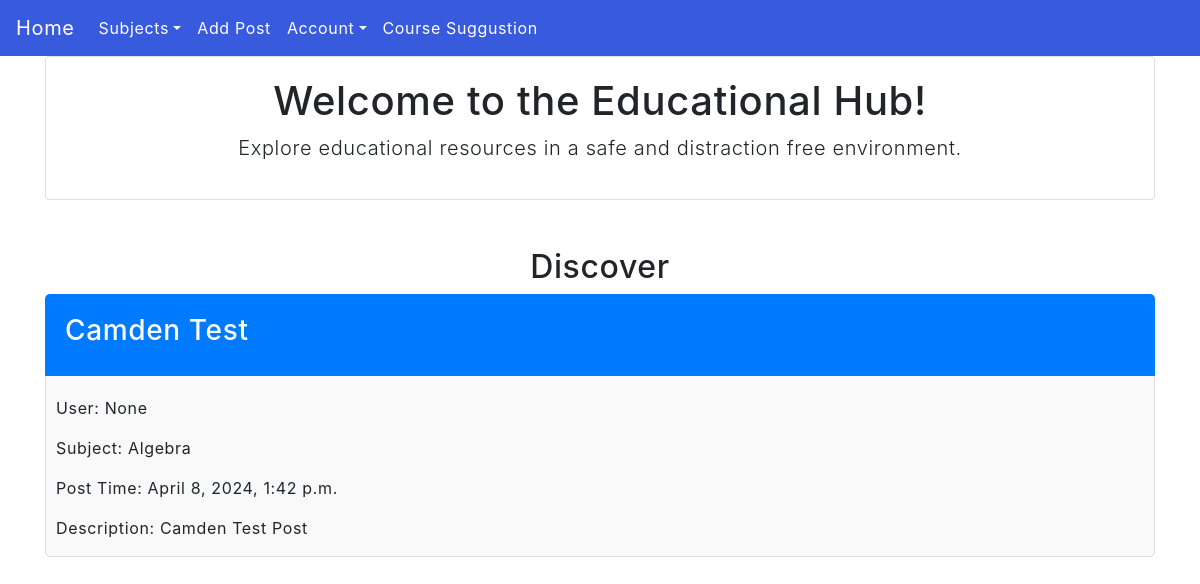
The app's page /, older data.
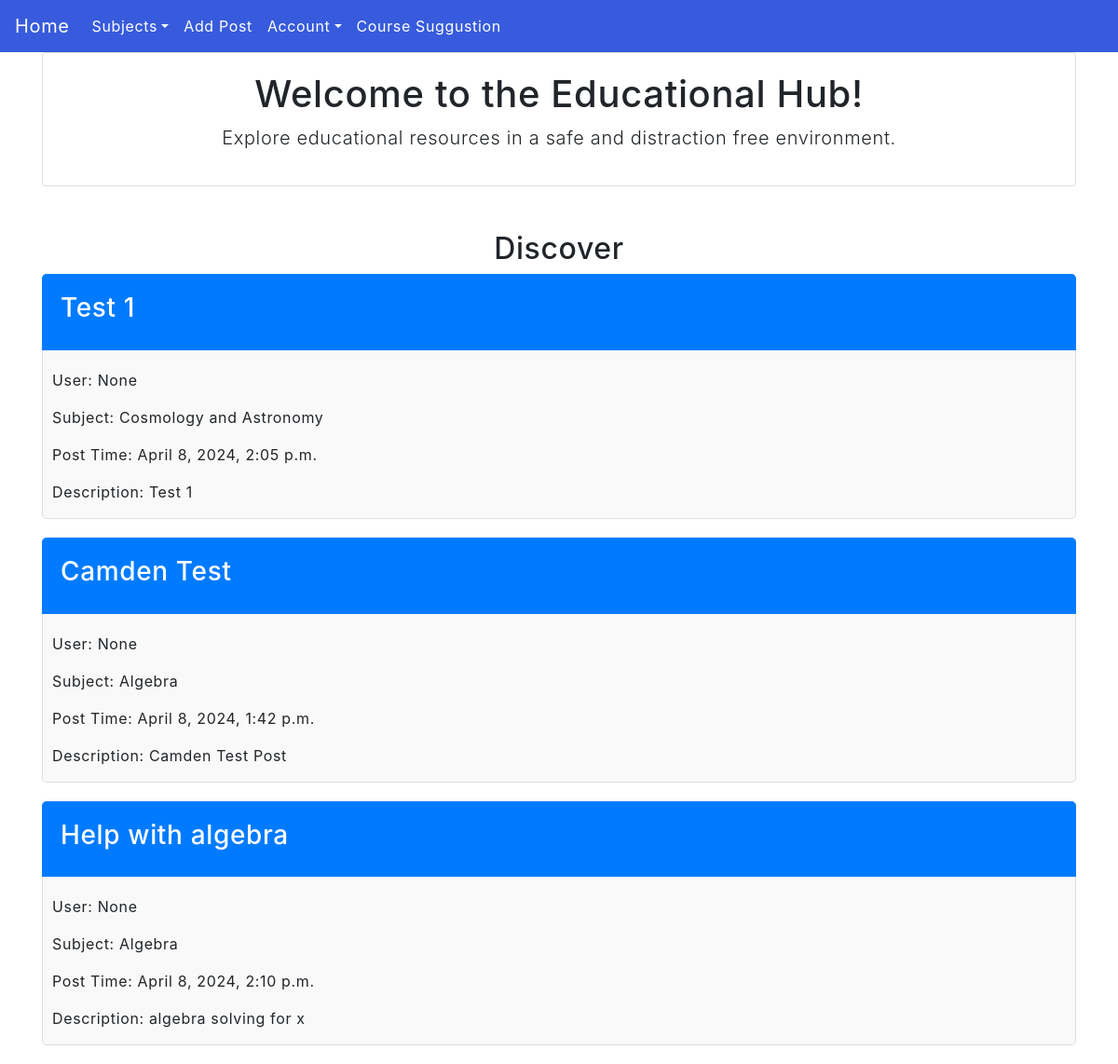
The same page, newer data.
### posts/models.py (models this page shows, shortened)
class Ticket(models.Model):
    user = models.ForeignKey(User, blank = True, null = True, on_delete = models.PROTECT)
    username = models.CharField("Username", max_length = 100, blank = True, null = True)
    title = models.CharField("Title", max_length = 100)
    time_of_post = models.DateTimeField("Time of Post",auto_now_add=True)
    post_description = models.CharField("Description", max_length = 500, null = True)
    pdf_file = models.FileField('PDF File', null = True, blank = True, validators=[FileExtensionValidator(allowed_extensions=['pdf', 'doc'])])
    video_file = models.FileField('Video File', null = True, blank = True, validators=[FileExtensionValidator(allowed_extensions=['mp4'])])
    video_website_address = models.URLField('Video Adress', null = True, blank = True)
    ticket_course = models.ForeignKey('Course', on_delete=models.CASCADE, null=True, blank=True)  # ForeignKey relationship with Course

class Course(models.Model):
    course_name = models.CharField("Course", max_length = 75)
    all_tickets = models.ManyToManyField(Ticket, null = True, blank=True)
    def __str__(self):
        return f" {self.course_name}"

### posts/views.py (the view)
# urls.py: path('', views.main, name = 'main'),
def main(request):
    ticketlist = Ticket.objects.all()
    random_tickets = random.sample(list(ticketlist), min(len(ticketlist), 5)) # Select up to 5 random tickets
    mysubjects = CoreSubject.objects.all().values()
    template = loader.get_template('main.html')
    context = {
        'mysubjects': mysubjects,
        'ticketlist': random_tickets,
    }
    return HttpResponse(template.render(context, request))

### posts/templates/main.html (shortened to what this page needs)
{% extends "master.html" %}
{% block content %}
<div class="container">
  <div class="card">
    <div class="card-body">
      <h1 class="text-center">Welcome to the Educational Hub!</h1>
      <p class="lead text-center">Explore educational resources in a safe and distraction free environment.</p>
    </div>
  </div>
  <h2 class="text-center mt-5">Discover</h2>
  {% for ticket in ticketlist %}
  <div class="ticket-item">
    <div class="ticket-title">
      <h3>{{ ticket.title }}</h3>
    </div>
    <div class="ticket-details">
      <p>User: {{ ticket.user }}</p>
      <p>Subject: {{ ticket.ticket_course }}</p>
      <p>Post Time: {{ ticket.time_of_post }}</p>
      <p>Description: {{ ticket.post_description }}</p>
    </div>
  </div>
  {% endfor %}
</div>
{% endblock %}

### posts/templates/master.html (shortened to what this page needs)
{% load static %}
<!DOCTYPE html>
<html>
<head>
  <link rel="stylesheet" href="{% static 'myfirst.css' %}">
  <link href="https://maxcdn.bootstrapcdn.com/bootstrap/4.5.2/css/bootstrap.min.css" rel="stylesheet">
</head>
<body>
  <nav class="navbar navbar-expand-lg navbar-custom">
    <a class="navbar-brand" href="/" id = "home">Home</a>
    <div class="collapse navbar-collapse" id="navbarNav">
      <ul class="navbar-nav mr-auto">
        <li class="nav-item dropdown">
          <a class="nav-link dropdown-toggle" href="/subjects" id="navbarDropdown" role="button" data-toggle="dropdown" aria-haspopup="true" aria-expanded="false">Subjects</a>
        </li>
        <li class="nav-item">
          <a class="nav-link" href="/add_post">Add Post</a>
        </li>
        <li class="nav-item dropdown">
          <a class="nav-link dropdown-toggle" href="#" id="navbarDropdown" role="button" data-toggle="dropdown" aria-haspopup="true" aria-expanded="false">Account</a>
        </li>
        <li class="nav-item">
          <a class="nav-link" href="/requestedCourse">Course Suggustion</a>
        </li>
        </ul>
      </div>
  </nav>
{% block content %}
{% endblock %}
</body>
</html>

### posts/static/myfirst.css (style rules this page uses)
body { margin:0; font: 600 18px 'Source Sans Pro', sans-serif; letter-spacing: 0.64px; color: #585d74; }

### posts/templates/master.html (style rules this page uses)
.navbar-custom { background-color: #375BDC; width: 100%; }
.navbar-custom .navbar-brand, .navbar-custom .navbar-text { color: #ffffff; }
.navbar-custom a:visited, a:link { color: #ffffff; }
.container { width: 100%; }

### posts/templates/main.html (style rules this page uses)
.ticket-item { background-color: #f9f9f9; border: 1px solid #ddd; margin-bottom: 20px; padding: 0; border-radius: 5px; }
.ticket-title { background-color: #007bff; color: white; padding: 20px; border-top-left-radius: 5px; border-top-right-radius: 5px; margin: -1px -1px 20px; }
.ticket-details { margin-left: 10px; }

Row changes from the older to the newer data that the page shows:
added Ticket: title "Test 1", user "None", ticket_course "Cosmology and Astronomy", time_of_post "April 8, 2024, 2:05 p.m.", post_description "Test 1"
added Ticket: title "Help with algebra", user "None", ticket_course "Algebra", time_of_post "April 8, 2024, 2:10 p.m.", post_description "algebra solving for x"
